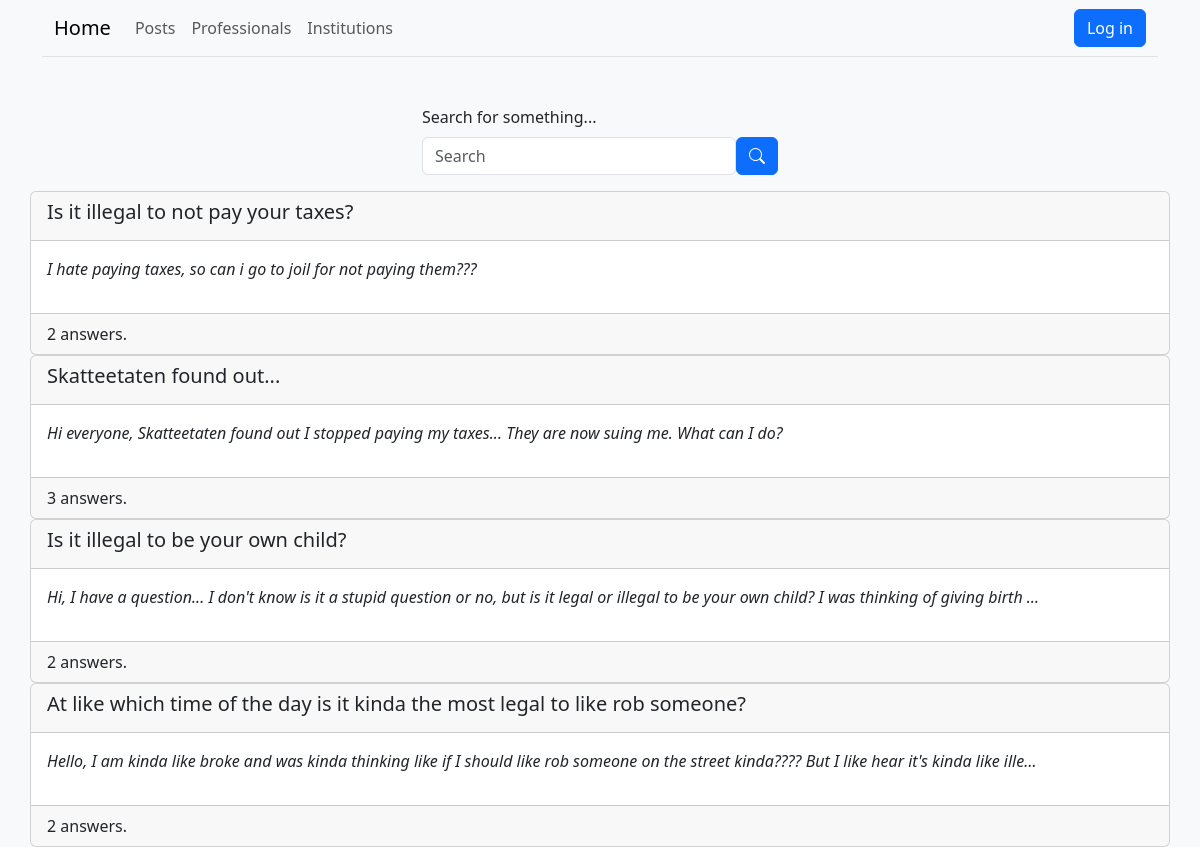
The app's page /search/ with its own data.
### post/models.py (models this page shows)
class Info(models.Model):
    title = models.CharField(max_length=100)
    content = models.TextField()
    time_posted = models.DateTimeField(auto_now_add=True)
    class Meta:
        abstract = True

class Post(Info):
    author = models.ForeignKey(UserProfile, on_delete=models.CASCADE, related_name="posts")
    categories = models.ManyToManyField(Category, related_name="posts")

### search/views.py (the view)
# urls.py: path("search/", include("search.urls")),
@require_GET
def search(request):
    q = request.GET.get("q", "")
    search_results = set() # set to avoid duplicates
    if q:
        terms = re.split(r"[ ,!'?.:;]", q) # split on and remove any of these characters
        for term in terms:
            if term.lower() not in STOP_WORDS:
                query_results = Post.objects.filter(content__icontains=term)
                search_results.update(query_results)
    else:
        search_results = Post.objects.all()
    context = {
        "title"  : "Search results",
        "posts" : list(search_results)
    }
    print(search_results)
    return render(request, "search/search_page.html", context=context)

### search/templates/search/search_page.html
{% extends "base.html" %}
{% block content %}
{% include "search/search_bar.html" %}
{% if not posts %}
    <p>There were no search results for "{{ request.GET.q }}"</p>
{% else %}
<div class="row">
    {% for post in posts %}
        {% include "post/post_preview.html" with post=post %}
    {% endfor %}
</div>
{% endif %}
{% endblock %}

### post/templates/post/post_preview.html
<a href="{% url 'view_post' post.id %}" class="text-decoration-none popout px-0">
    <div class="card">
        <div class="card-header"><h5>{{ post.title }}</h5></div>
        <div class="card-body"><p class="fst-italic">{{ post.content|truncatechars:150 }}</p></div>
        <div class="card-footer">{{ post.answers.count }} answer{{ post.answers.count|pluralize }}.</div>
    </div>
</a>

### static/css/styles.css (style rules this page uses)
.popout { display: inline-block; transition: transform 0.3s ease, box-shadow 0.3s ease; }

### records on screen
Post: title "Is it illegal to not pay your taxes?", content "I hate paying taxes, so can i go to joil for not paying them???", answers.count "2"
Post: title "Skatteetaten found out...", content "Hi everyone, Skatteetaten found out I stopped paying my taxes... They are now suing me. What can I do?", answers.count "3"
Post: title "Is it illegal to be your own child?", content "Hi, I have a question... I don't know is it a stupid question or no, but is it legal or illegal to be your own child? I was thinking of giving birth …", answers.count "2"
Post: title "At like which time of the day is it kinda the most legal to like rob someone?", content "Hello, I am kinda like broke and was kinda thinking like if I should like rob someone on the street kinda???? But I like hear it's kinda like ille…", answers.count "2"
